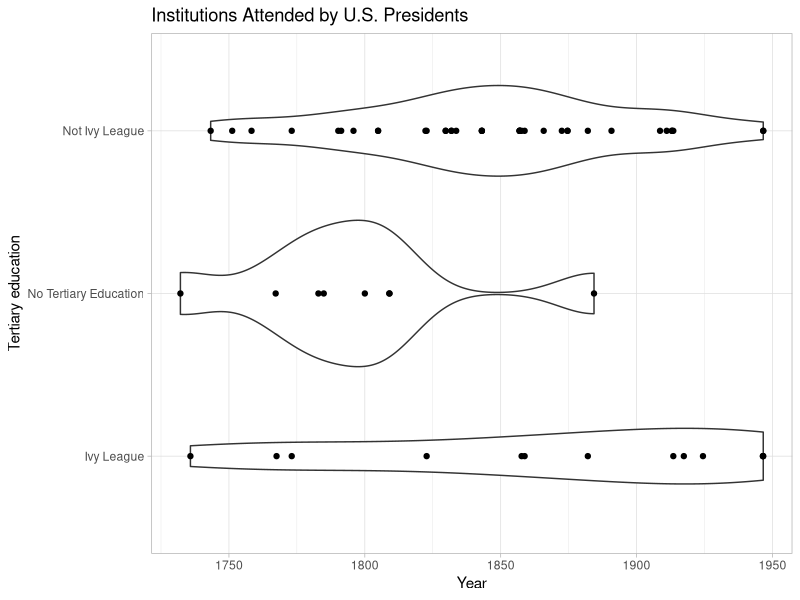

This chart was generated by the following R code:
library("tidyverse")
library("ggplot2")

# Load data
uni_data <- read_csv("presidential_birth_date.csv")

# Cleaning
uni_data <- uni_data |>
  mutate(education = if_else(startsWith(education,"Yale"),"Yale University",education)) |>
  mutate(education = if_else(startsWith(education,"Harvard"),"Harvard University",education)) |>
  mutate(education = if_else(startsWith(education,"Edmund"),"Walsh School of Foreign Service",education)) |>
  mutate(education = if_else(startsWith(education,"University of North Carolina"),"University of North Carolina",education)) |>
  mutate(education = if_else(startsWith(education,"University of Cincinnati"),"University of Cincinnati",education)) |>
  mutate(education = if_else(startsWith(education,"University of Virginia"),"University of Virginia",education)) |>
  mutate(education = if_else(startsWith(education,"Columbia University"),"Columbia",education)) |>
  mutate(education = if_else(startsWith(education,"Albany Law"),"University at Albany",education)) |>
  mutate(education = if_else(startsWith(education,"X"),"No Tertiary Education",education)) |>
  mutate(education = if_else(startsWith(education,"Northampton"),"University of Northampton",education)) |>
  mutate(education = ifelse(education %in% c("Harvard University", "Yale University", "Princeton Univeristy", "University of Pennsylvania"),"Ivy League", education)) |>
  mutate(education = ifelse(education %in% c("Ivy League", "No Tertiary Education"), education, "Not Ivy League"))


uni_data |>
  ggplot(aes(x = education, y = birth_date)) +
  geom_violin() +
  geom_point() +
  coord_flip() +
  theme_light() +
  xlab("Tertiary education") +
  ylab("Year") +
  ggtitle("Institutions Attended by U.S. Presidents")

